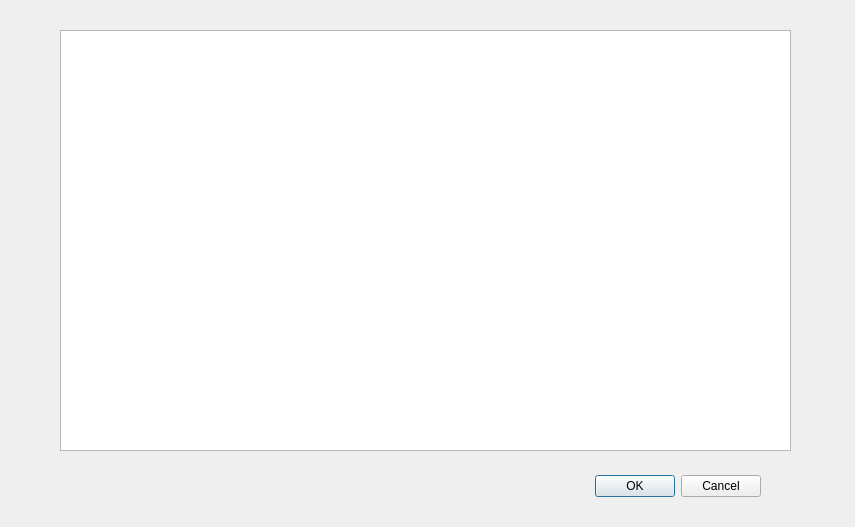
<?xml version="1.0" encoding="UTF-8"?>
<ui version="4.0">
 <class>InTheoTheLoai</class>
 <widget class="QDialog" name="InTheoTheLoai">
  <property name="geometry">
   <rect>
    <x>0</x>
    <y>0</y>
    <width>855</width>
    <height>527</height>
   </rect>
  </property>
  <property name="windowTitle">
   <string>Dialog</string>
  </property>
  <widget class="QDialogButtonBox" name="buttonBox">
   <property name="geometry">
    <rect>
     <x>420</x>
     <y>470</y>
     <width>341</width>
     <height>32</height>
    </rect>
   </property>
   <property name="orientation">
    <enum>Qt::Orientation::Horizontal</enum>
   </property>
   <property name="standardButtons">
    <set>QDialogButtonBox::StandardButton::Cancel|QDialogButtonBox::StandardButton::Ok</set>
   </property>
  </widget>
  <widget class="QTableView" name="tableView_intheloai">
   <property name="geometry">
    <rect>
     <x>60</x>
     <y>30</y>
     <width>731</width>
     <height>421</height>
    </rect>
   </property>
   <property name="editTriggers">
    <set>QAbstractItemView::EditTrigger::DoubleClicked</set>
   </property>
  </widget>
 </widget>
 <resources/>
 <connections>
  <connection>
   <sender>buttonBox</sender>
   <signal>accepted()</signal>
   <receiver>InTheoTheLoai</receiver>
   <slot>accept()</slot>
   <hints>
    <hint type="sourcelabel">
     <x>248</x>
     <y>254</y>
    </hint>
    <hint type="destinationlabel">
     <x>157</x>
     <y>274</y>
    </hint>
   </hints>
  </connection>
  <connection>
   <sender>buttonBox</sender>
   <signal>rejected()</signal>
   <receiver>InTheoTheLoai</receiver>
   <slot>reject()</slot>
   <hints>
    <hint type="sourcelabel">
     <x>316</x>
     <y>260</y>
    </hint>
    <hint type="destinationlabel">
     <x>286</x>
     <y>274</y>
    </hint>
   </hints>
  </connection>
 </connections>
</ui>
